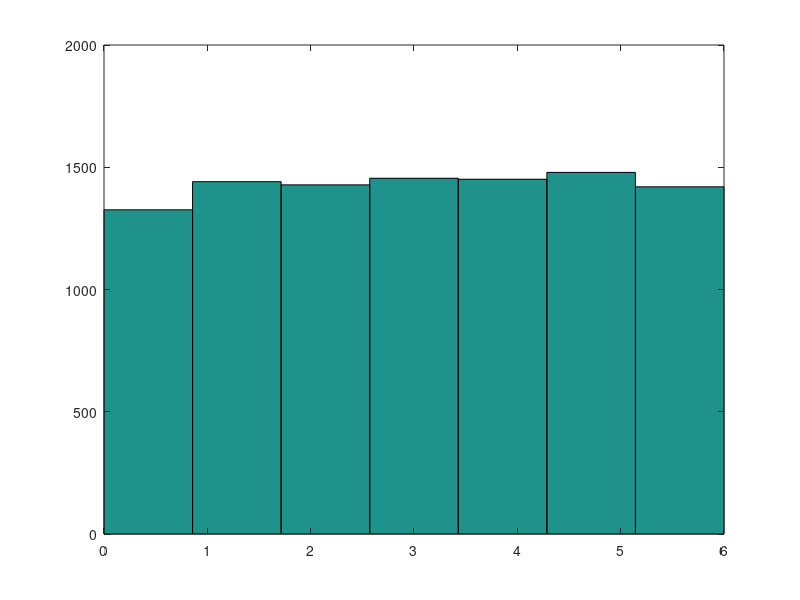

MATLAB code to generate this figure:
numLoops = 10000;

%discrete control
vr.condProbs(1,:) = [1 0 0 0];
vr.condProbs(2,:) = [0.7 0.3 0 0];
vr.condProbs(3,:) = [0.7 0.3 0 0]; %condition probabilities for the up to 1-3 condition. Must add up to 1
vr.condProbs(4,:) = [2/7 2/7 2/7 1/7]; %condition probabilities for the all condition. Must add up to 1
vr.intGraded = 3; %0 - only 0-6, 1 - up to 1-5, 2- up to 2-4 3 - all
vr.numSeg = 6;

% %fix condprobs
% modNum = vr.condProbs(:,4)/2;
% vr.condProbs(:,4) = modNum;
% vr.condProbs = vr.condProbs + repmat(modNum/4,1,4);

y = zeros(1,numLoops);
for i=1:numLoops
    vr.cuePos = randi(2);
    if vr.cuePos == 1
        vr.numLeft = randsample((vr.numSeg/2):vr.numSeg,1,true,fliplr(vr.condProbs(vr.intGraded+1,:)));
    else
        vr.numLeft = randsample(0:(vr.numSeg/2),1,true,vr.condProbs(vr.intGraded+1,:));
    end
    vr.leftDotLoc = sort(randsample(vr.numSeg,vr.numLeft)); %generate which segments will be white
    y(i) = vr.numLeft;
end

disp(['0-6: ',num2str(sum(y==0)/numLoops)]);
disp(['1-5: ',num2str(sum(y==1)/numLoops)]);
disp(['2-4: ',num2str(sum(y==2)/numLoops)]);
disp(['3-3: ',num2str(sum(y==3)/numLoops)]);
disp(['4-2: ',num2str(sum(y==4)/numLoops)]);
disp(['5-1: ',num2str(sum(y==5)/numLoops)]);
disp(['6-0: ',num2str(sum(y==6)/numLoops)]);
figure;hist(y,7);